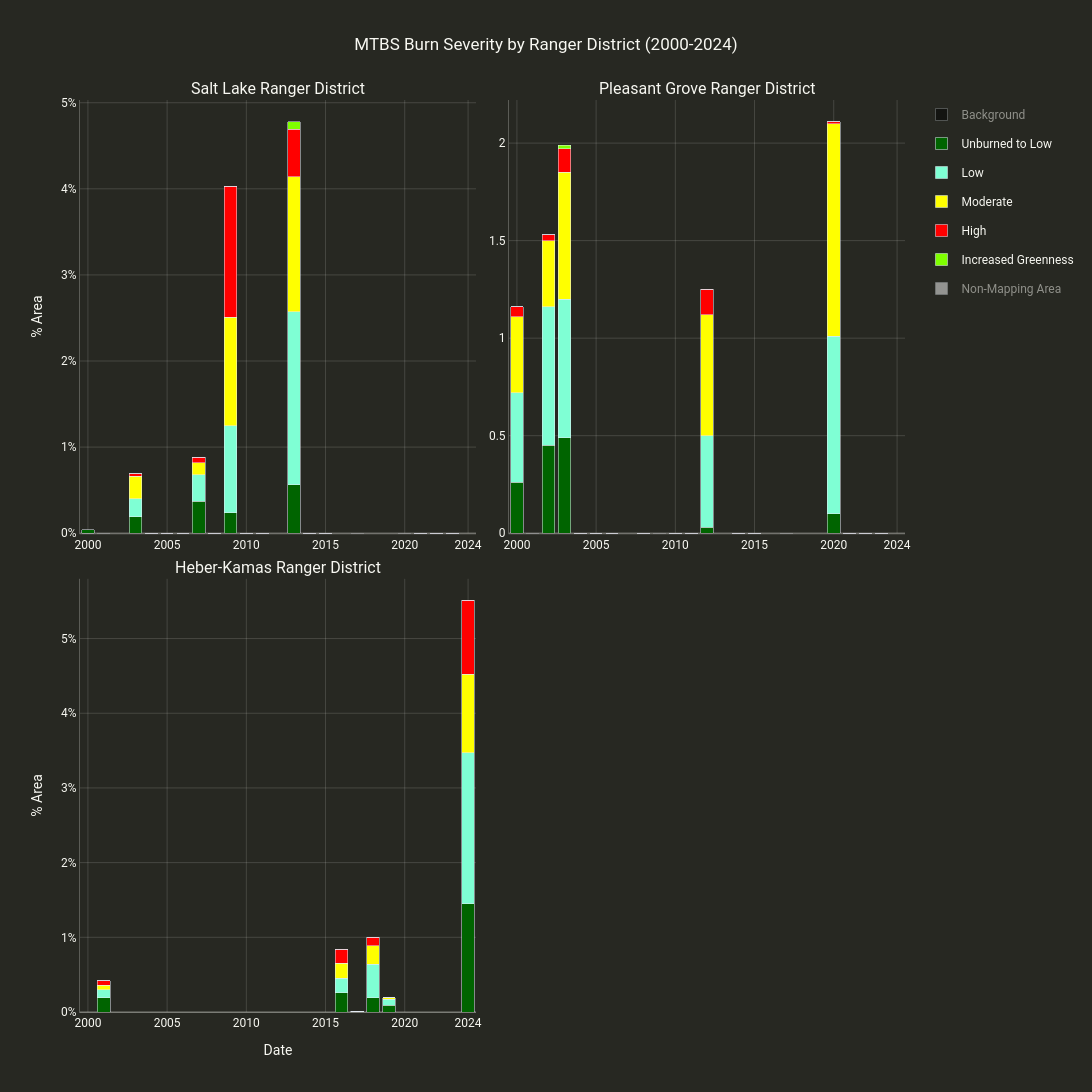

Notebook code for this chart:
### Code cell
# Inline: MTBS time series across all ranger districts (per-feature subplots)
result = cl.summarize_and_chart(
    mtbs.filter(ee.Filter.calendarRange(2000, 2024, 'year')),
    uwc_districts.limit(3),
    feature_label='DISTRICTNA',
    title='MTBS Burn Severity by Ranger District (2000-2024)',
    chart_type = 'stacked_bar',
    class_visible={'Background':False,'Non-Mapping Area':False},
    scale=60,
)
per_feature_dfs, fig = result['df'], result['chart']
fig.show()

# Show years with fire activity for each district
for name, feat_df in per_feature_dfs.items():
    fire_years = feat_df[feat_df.sum(axis=1) > 0]
    if len(fire_years) > 0:
        print(f'\n--- {name} (years with fire) ---')
        display(fire_years)

### Figure 1 — Plotly figure (JSON) as saved in the notebook; plotly's stock layout.template omitted (floating-point values rounded to 4 significant figures)
{"data": [{"legendgroup": "Background", "marker": {"color": "#000000"}, "name": "Background", "showlegend": true, "type": "bar", "visible": "legendonly", "x": [2000, 2001, 2002, 2003, 2004, 2005, 2006, 2007, 2008, 2009, 2010, 2011, 2012, 2013, 2014, 2015, 2016, 2017, 2018, 2019, 2020, 2021, 2022, 2023, 2024], "xaxis": "x", "y": [99.96, 100.0, 100.0, 99.31, 100.0, 100.0, 100.0, 99.1, 100.0, 95.97, 100.0, 100.0, 100.0, 94.95, 100.0, 100.0, 100.0, 100.0, 100.0, 100.0, 100.0, 100.0, 100.0, 100.0, 100.0], "yaxis": "y"}, {"legendgroup": "Unburned to Low", "marker": {"color": "#006400"}, "name": "Unburned to Low", "showlegend": true, "type": "bar", "x": [2000, 2001, 2002, 2003, 2004, 2005, 2006, 2007, 2008, 2009, 2010, 2011, 2012, 2013, 2014, 2015, 2016, 2017, 2018, 2019, 2020, 2021, 2022, 2023, 2024], "xaxis": "x", "y": [0.04, NaN, NaN, 0.19, 0.0, 0.0, 0.0, 0.37, 0.0, 0.24, 0.0, 0.0, NaN, 0.56, 0.0, 0.0, NaN, NaN, NaN, NaN, NaN, 0.0, 0.0, 0.0, NaN], "yaxis": "y"}, {"legendgroup": "Low", "marker": {"color": "#7fffd4"}, "name": "Low", "showlegend": true, "type": "bar", "x": [2000, 2001, 2002, 2003, 2004, 2005, 2006, 2007, 2008, 2009, 2010, 2011, 2012, 2013, 2014, 2015, 2016, 2017, 2018, 2019, 2020, 2021, 2022, 2023, 2024], "xaxis": "x", "y": [NaN, NaN, NaN, 0.21, 0.0, 0.0, 0.0, 0.31, 0.0, 1.01, 0.0, 0.0, NaN, 2.01, 0.0, 0.0, NaN, NaN, NaN, NaN, NaN, 0.0, 0.0, 0.0, NaN], "yaxis": "y"}, {"legendgroup": "Moderate", "marker": {"color": "#ffff00"}, "name": "Moderate", "showlegend": true, "type": "bar", "x": [2000, 2001, 2002, 2003, 2004, 2005, 2006, 2007, 2008, 2009, 2010, 2011, 2012, 2013, 2014, 2015, 2016, 2017, 2018, 2019, 2020, 2021, 2022, 2023, 2024], "xaxis": "x", "y": [NaN, NaN, NaN, 0.26, 0.0, 0.0, 0.0, 0.14, 0.0, 1.26, 0.0, 0.0, NaN, 1.57, 0.0, 0.0, NaN, NaN, NaN, NaN, NaN, 0.0, 0.0, 0.0, NaN], "yaxis": "y"}, {"legendgroup": "High", "marker": {"color": "#ff0000"}, "name": "High", "showlegend": true, "type": "bar", "x": [2000, 2001, 2002, 2003, 2004, 2005, 2006, 2007, 2008, 2009, 2010, 2011, 2012, 2013, 2014, 2015, 2016, 2017, 2018, 2019, 2020, 2021, 2022, 2023, 2024], "xaxis": "x", "y": [NaN, NaN, NaN, 0.03, 0.0, 0.0, 0.0, 0.06, 0.0, 1.52, 0.0, 0.0, NaN, 0.55, 0.0, 0.0, NaN, NaN, NaN, NaN, NaN, 0.0, 0.0, 0.0, NaN], "yaxis": "y"}, {"legendgroup": "Increased Greenness", "marker": {"color": "#7fff00"}, "name": "Increased Greenness", "showlegend": true, "type": "bar", "x": [2000, 2001, 2002, 2003, 2004, 2005, 2006, 2007, 2008, 2009, 2010, 2011, 2012, 2013, 2014, 2015, 2016, 2017, 2018, 2019, 2020, 2021, 2022, 2023, 2024], "xaxis": "x", "y": [0.0, 0.0, NaN, 0.0, 0.0, 0.0, 0.0, 0.0, 0.0, 0.0, 0.0, 0.0, NaN, 0.09, 0.0, 0.0, NaN, 0.0, NaN, NaN, 0.0, 0.0, 0.0, 0.0, NaN], "yaxis": "y"}, {"legendgroup": "Non-Mapping Area", "marker": {"color": "#ffffff"}, "name": "Non-Mapping Area", "showlegend": true, "type": "bar", "visible": "legendonly", "x": [2000, 2001, 2002, 2003, 2004, 2005, 2006, 2007, 2008, 2009, 2010, 2011, 2012, 2013, 2014, 2015, 2016, 2017, 2018, 2019, 2020, 2021, 2022, 2023, 2024], "xaxis": "x", "y": [0.0, NaN, 0.0, NaN, 0.0, 0.0, 0.0, 0.0, 0.0, 0.0, 0.0, 0.0, 0.0, 0.26, 0.0, 0.0, NaN, 0.0, NaN, NaN, 0.0, 0.0, 0.0, 0.0, NaN], "yaxis": "y"}, {"legendgroup": "Background", "marker": {"color": "#000000"}, "name": "Background", "showlegend": false, "type": "bar", "visible": "legendonly", "x": [2000, 2001, 2002, 2003, 2004, 2005, 2006, 2007, 2008, 2009, 2010, 2011, 2012, 2013, 2014, 2015, 2016, 2017, 2018, 2019, 2020, 2021, 2022, 2023, 2024], "xaxis": "x2", "y": [98.83, 100.0, 98.47, 97.82, 100.0, 100.0, 100.0, 100.0, 100.0, 100.0, 100.0, 100.0, 98.74, 100.0, 100.0, 100.0, 100.0, 100.0, 100.0, 100.0, 97.89, 100.0, 100.0, 100.0, 100.0], "yaxis": "y2"}, {"legendgroup": "Unburned to Low", "marker": {"color": "#006400"}, "name": "Unburned to Low", "showlegend": false, "type": "bar", "x": [2000, 2001, 2002, 2003, 2004, 2005, 2006, 2007, 2008, 2009, 2010, 2011, 2012, 2013, 2014, 2015, 2016, 2017, 2018, 2019, 2020, 2021, 2022, 2023, 2024], "xaxis": "x2", "y": [0.26, NaN, 0.45, 0.49, 0.0, 0.0, 0.0, NaN, 0.0, NaN, 0.0, 0.0, 0.03, NaN, 0.0, 0.0, NaN, NaN, NaN, NaN, 0.1, 0.0, 0.0, 0.0, NaN], "yaxis": "y2"}, {"legendgroup": "Low", "marker": {"color": "#7fffd4"}, "name": "Low", "showlegend": false, "type": "bar", "x": [2000, 2001, 2002, 2003, 2004, 2005, 2006, 2007, 2008, 2009, 2010, 2011, 2012, 2013, 2014, 2015, 2016, 2017, 2018, 2019, 2020, 2021, 2022, 2023, 2024], "xaxis": "x2", "y": [0.46, NaN, 0.71, 0.71, 0.0, 0.0, 0.0, NaN, 0.0, NaN, 0.0, 0.0, 0.47, NaN, 0.0, 0.0, NaN, NaN, NaN, NaN, 0.91, 0.0, 0.0, 0.0, NaN], "yaxis": "y2"}, {"legendgroup": "Moderate", "marker": {"color": "#ffff00"}, "name": "Moderate", "showlegend": false, "type": "bar", "x": [2000, 2001, 2002, 2003, 2004, 2005, 2006, 2007, 2008, 2009, 2010, 2011, 2012, 2013, 2014, 2015, 2016, 2017, 2018, 2019, 2020, 2021, 2022, 2023, 2024], "xaxis": "x2", "y": [0.39, NaN, 0.34, 0.65, 0.0, 0.0, 0.0, NaN, 0.0, NaN, 0.0, 0.0, 0.62, NaN, 0.0, 0.0, NaN, NaN, NaN, NaN, 1.09, 0.0, 0.0, 0.0, NaN], "yaxis": "y2"}, {"legendgroup": "High", "marker": {"color": "#ff0000"}, "name": "High", "showlegend": false, "type": "bar", "x": [2000, 2001, 2002, 2003, 2004, 2005, 2006, 2007, 2008, 2009, 2010, 2011, 2012, 2013, 2014, 2015, 2016, 2017, 2018, 2019, 2020, 2021, 2022, 2023, 2024], "xaxis": "x2", "y": [0.05, NaN, 0.03, 0.12, 0.0, 0.0, 0.0, NaN, 0.0, NaN, 0.0, 0.0, 0.13, NaN, 0.0, 0.0, NaN, NaN, NaN, NaN, 0.01, 0.0, 0.0, 0.0, NaN], "yaxis": "y2"}, {"legendgroup": "Increased Greenness", "marker": {"color": "#7fff00"}, "name": "Increased Greenness", "showlegend": false, "type": "bar", "x": [2000, 2001, 2002, 2003, 2004, 2005, 2006, 2007, 2008, 2009, 2010, 2011, 2012, 2013, 2014, 2015, 2016, 2017, 2018, 2019, 2020, 2021, 2022, 2023, 2024], "xaxis": "x2", "y": [0.0, 0.0, 0.0, 0.02, 0.0, 0.0, 0.0, NaN, 0.0, 0.0, 0.0, 0.0, 0.0, NaN, 0.0, 0.0, NaN, 0.0, NaN, NaN, 0.0, 0.0, 0.0, 0.0, NaN], "yaxis": "y2"}, {"legendgroup": "Non-Mapping Area", "marker": {"color": "#ffffff"}, "name": "Non-Mapping Area", "showlegend": false, "type": "bar", "visible": "legendonly", "x": [2000, 2001, 2002, 2003, 2004, 2005, 2006, 2007, 2008, 2009, 2010, 2011, 2012, 2013, 2014, 2015, 2016, 2017, 2018, 2019, 2020, 2021, 2022, 2023, 2024], "xaxis": "x2", "y": [0.0, NaN, 0.0, 0.18, 0.0, 0.0, 0.0, 0.0, 0.0, 0.0, 0.0, 0.0, 0.0, NaN, 0.0, 0.0, NaN, 0.0, NaN, NaN, 0.0, 0.0, 0.0, 0.0, NaN], "yaxis": "y2"}, {"legendgroup": "Background", "marker": {"color": "#000000"}, "name": "Background", "showlegend": false, "type": "bar", "visible": "legendonly", "x": [2000, 2001, 2002, 2003, 2004, 2005, 2006, 2007, 2008, 2009, 2010, 2011, 2012, 2013, 2014, 2015, 2016, 2017, 2018, 2019, 2020, 2021, 2022, 2023, 2024], "xaxis": "x3", "y": [100.0, 99.57, 100.0, 100.0, 100.0, 100.0, 100.0, 100.0, 100.0, 100.0, 100.0, 100.0, 100.0, 100.0, 100.0, 100.0, 99.16, 99.98, 98.99, 99.81, 100.0, 100.0, 100.0, 100.0, 94.49], "yaxis": "y3"}, {"legendgroup": "Unburned to Low", "marker": {"color": "#006400"}, "name": "Unburned to Low", "showlegend": false, "type": "bar", "x": [2000, 2001, 2002, 2003, 2004, 2005, 2006, 2007, 2008, 2009, 2010, 2011, 2012, 2013, 2014, 2015, 2016, 2017, 2018, 2019, 2020, 2021, 2022, 2023, 2024], "xaxis": "x3", "y": [NaN, 0.19, NaN, NaN, 0.0, 0.0, 0.0, NaN, 0.0, NaN, 0.0, 0.0, NaN, NaN, 0.0, 0.0, 0.26, 0.0, 0.19, 0.09, NaN, 0.0, 0.0, 0.0, 1.45], "yaxis": "y3"}, {"legendgroup": "Low", "marker": {"color": "#7fffd4"}, "name": "Low", "showlegend": false, "type": "bar", "x": [2000, 2001, 2002, 2003, 2004, 2005, 2006, 2007, 2008, 2009, 2010, 2011, 2012, 2013, 2014, 2015, 2016, 2017, 2018, 2019, 2020, 2021, 2022, 2023, 2024], "xaxis": "x3", "y": [NaN, 0.11, NaN, NaN, 0.0, 0.0, 0.0, NaN, 0.0, NaN, 0.0, 0.0, NaN, NaN, 0.0, 0.0, 0.19, 0.01, 0.45, 0.08, NaN, 0.0, 0.0, 0.0, 2.02], "yaxis": "y3"}, {"legendgroup": "Moderate", "marker": {"color": "#ffff00"}, "name": "Moderate", "showlegend": false, "type": "bar", "x": [2000, 2001, 2002, 2003, 2004, 2005, 2006, 2007, 2008, 2009, 2010, 2011, 2012, 2013, 2014, 2015, 2016, 2017, 2018, 2019, 2020, 2021, 2022, 2023, 2024], "xaxis": "x3", "y": [NaN, 0.06, NaN, NaN, 0.0, 0.0, 0.0, NaN, 0.0, NaN, 0.0, 0.0, NaN, NaN, 0.0, 0.0, 0.2, 0.0, 0.25, 0.02, NaN, 0.0, 0.0, 0.0, 1.05], "yaxis": "y3"}, {"legendgroup": "High", "marker": {"color": "#ff0000"}, "name": "High", "showlegend": false, "type": "bar", "x": [2000, 2001, 2002, 2003, 2004, 2005, 2006, 2007, 2008, 2009, 2010, 2011, 2012, 2013, 2014, 2015, 2016, 2017, 2018, 2019, 2020, 2021, 2022, 2023, 2024], "xaxis": "x3", "y": [NaN, 0.06, NaN, NaN, 0.0, 0.0, 0.0, NaN, 0.0, NaN, 0.0, 0.0, NaN, NaN, 0.0, 0.0, 0.19, 0.0, 0.11, 0.0, NaN, 0.0, 0.0, 0.0, 0.99], "yaxis": "y3"}, {"legendgroup": "Increased Greenness", "marker": {"color": "#7fff00"}, "name": "Increased Greenness", "showlegend": false, "type": "bar", "x": [2000, 2001, 2002, 2003, 2004, 2005, 2006, 2007, 2008, 2009, 2010, 2011, 2012, 2013, 2014, 2015, 2016, 2017, 2018, 2019, 2020, 2021, 2022, 2023, 2024], "xaxis": "x3", "y": [NaN, 0.0, NaN, NaN, 0.0, 0.0, 0.0, NaN, 0.0, 0.0, 0.0, 0.0, NaN, NaN, 0.0, 0.0, 0.0, 0.0, 0.0, 0.0, 0.0, 0.0, 0.0, 0.0, 0.0], "yaxis": "y3"}, {"legendgroup": "Non-Mapping Area", "marker": {"color": "#ffffff"}, "name": "Non-Mapping Area", "showlegend": false, "type": "bar", "visible": "legendonly", "x": [2000, 2001, 2002, 2003, 2004, 2005, 2006, 2007, 2008, 2009, 2010, 2011, 2012, 2013, 2014, 2015, 2016, 2017, 2018, 2019, 2020, 2021, 2022, 2023, 2024], "xaxis": "x3", "y": [0.0, 0.0, 0.0, NaN, 0.0, 0.0, 0.0, 0.0, 0.0, 0.0, 0.0, 0.0, 0.0, NaN, 0.0, 0.0, 0.0, 0.0, 0.0, 0.0, 0.0, 0.0, 0.0, 0.0, 0.0], "yaxis": "y3"}], "layout": {"annotations": [{"font": {"color": "#f8f8f2", "size": 16}, "showarrow": false, "text": "Salt Lake Ranger District", "x": 0.24, "xanchor": "center", "xref": "paper", "y": 1.0, "yanchor": "bottom", "yref": "paper"}, {"font": {"color": "#f8f8f2", "size": 16}, "showarrow": false, "text": "Pleasant Grove Ranger District", "x": 0.76, "xanchor": "center", "xref": "paper", "y": 1.0, "yanchor": "bottom", "yref": "paper"}, {"font": {"color": "#f8f8f2", "size": 16}, "showarrow": false, "text": "Heber-Kamas Ranger District", "x": 0.24, "xanchor": "center", "xref": "paper", "y": 0.475, "yanchor": "bottom", "yref": "paper"}], "barmode": "stack", "font": {"color": "#f8f8f2", "family": "Roboto"}, "height": 1200, "hovermode": "x unified", "legend": {"font": {"color": "#f8f8f2"}}, "paper_bgcolor": "#272822", "plot_bgcolor": "#272822", "title": {"font": {"color": "#f8f8f2"}, "text": "MTBS Burn Severity by Ranger District (2000-2024)", "x": 0.5, "xanchor": "center"}, "width": 1600, "xaxis": {"anchor": "y", "domain": [0.0, 0.48], "gridcolor": "rgba(248,248,242,0.15)", "linecolor": "rgba(248,248,242,0.25)", "range": [2000.0, 2024.0], "tickfont": {"color": "#f8f8f2"}, "tickformat": "d", "tickvals": [2000, 2005, 2010, 2015, 2020, 2024], "title": {"font": {"color": "#f8f8f2"}}, "zerolinecolor": "rgba(248,248,242,0.2)"}, "xaxis2": {"anchor": "y2", "domain": [0.52, 1.0], "gridcolor": "rgba(248,248,242,0.15)", "linecolor": "rgba(248,248,242,0.25)", "range": [2000.0, 2024.0], "tickfont": {"color": "#f8f8f2"}, "tickformat": "d", "tickvals": [2000, 2005, 2010, 2015, 2020, 2024], "title": {"font": {"color": "#f8f8f2"}}, "zerolinecolor": "rgba(248,248,242,0.2)"}, "xaxis3": {"anchor": "y3", "domain": [0.0, 0.48], "gridcolor": "rgba(248,248,242,0.15)", "linecolor": "rgba(248,248,242,0.25)", "range": [2000.0, 2024.0], "tickfont": {"color": "#f8f8f2"}, "tickformat": "d", "tickvals": [2000, 2005, 2010, 2015, 2020, 2024], "title": {"font": {"color": "#f8f8f2"}, "text": "Date"}, "zerolinecolor": "rgba(248,248,242,0.2)"}, "xaxis4": {"anchor": "y4", "domain": [0.52, 1.0], "gridcolor": "rgba(248,248,242,0.15)", "linecolor": "rgba(248,248,242,0.25)", "range": [2000.0, 2024.0], "tickfont": {"color": "#f8f8f2"}, "tickformat": "d", "tickvals": [2000, 2005, 2010, 2015, 2020, 2024], "title": {"font": {"color": "#f8f8f2"}, "text": "Date"}, "zerolinecolor": "rgba(248,248,242,0.2)"}, "yaxis": {"anchor": "x", "domain": [0.525, 1.0], "gridcolor": "rgba(248,248,242,0.15)", "linecolor": "rgba(248,248,242,0.25)", "tickfont": {"color": "#f8f8f2"}, "ticksuffix": "%", "title": {"font": {"color": "#f8f8f2"}, "text": "% Area"}, "zerolinecolor": "rgba(248,248,242,0.2)"}, "yaxis2": {"anchor": "x2", "domain": [0.525, 1.0], "gridcolor": "rgba(248,248,242,0.15)", "linecolor": "rgba(248,248,242,0.25)", "tickfont": {"color": "#f8f8f2"}, "title": {"font": {"color": "#f8f8f2"}}, "zerolinecolor": "rgba(248,248,242,0.2)"}, "yaxis3": {"anchor": "x3", "domain": [0.0, 0.475], "gridcolor": "rgba(248,248,242,0.15)", "linecolor": "rgba(248,248,242,0.25)", "tickfont": {"color": "#f8f8f2"}, "ticksuffix": "%", "title": {"font": {"color": "#f8f8f2"}, "text": "% Area"}, "zerolinecolor": "rgba(248,248,242,0.2)"}, "yaxis4": {"anchor": "x4", "domain": [0.0, 0.475], "gridcolor": "rgba(248,248,242,0.15)", "linecolor": "rgba(248,248,242,0.25)", "tickfont": {"color": "#f8f8f2"}, "title": {"font": {"color": "#f8f8f2"}}, "zerolinecolor": "rgba(248,248,242,0.2)"}}}
